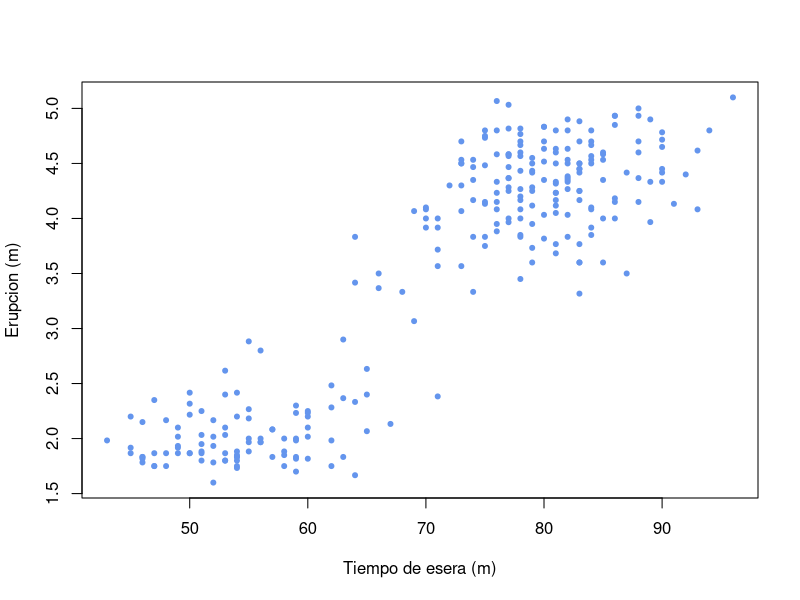

Write R code to recreate this figure.
# ===================================
# Correlacon Pearson
# Datos del geyser Old Faithful
# JEGR
# 24/09/2025
# ===================================

data("faithful") # Eruptions (cantidad de minutos que dura la erupcion)
# Causalidad, causa (tiempo de espera) - efecto (tiempo que dura la erupcion)

plot(faithful$waiting, faithful$eruptions,
     xlab = "Tiempo de esera (m)",
     ylab = "Erupcion (m)",
     col = "cornflowerblue",
     pch =20)                 # Correlacion positiva

# Correlacionar las dos variables 
# h0 = 0
# h1!= 0

# ========================================
# comprobar que los datos sean o no normales antes de hacer las pruebas de corr
# ========================================

# Prueba de shapiro para normalidad
shapiro.test(faithful$eruptions) # 9.036e-16<0.05, datos no normales
shapiro.test(faithful$waiting)   # 1.015e-10<0.05, datos no normales
# Los datos no son normales

# ========================================
# Pearson solo se utiliza cuando hay datos normales
# ========================================

cor.test(faithful$waiting, faithful$eruptions,
         method = "spearman") # Correlacion alta (0.7779721 )
# valor de p para comprobar, r para la correlacion si rechazar o no hipotesis nula


